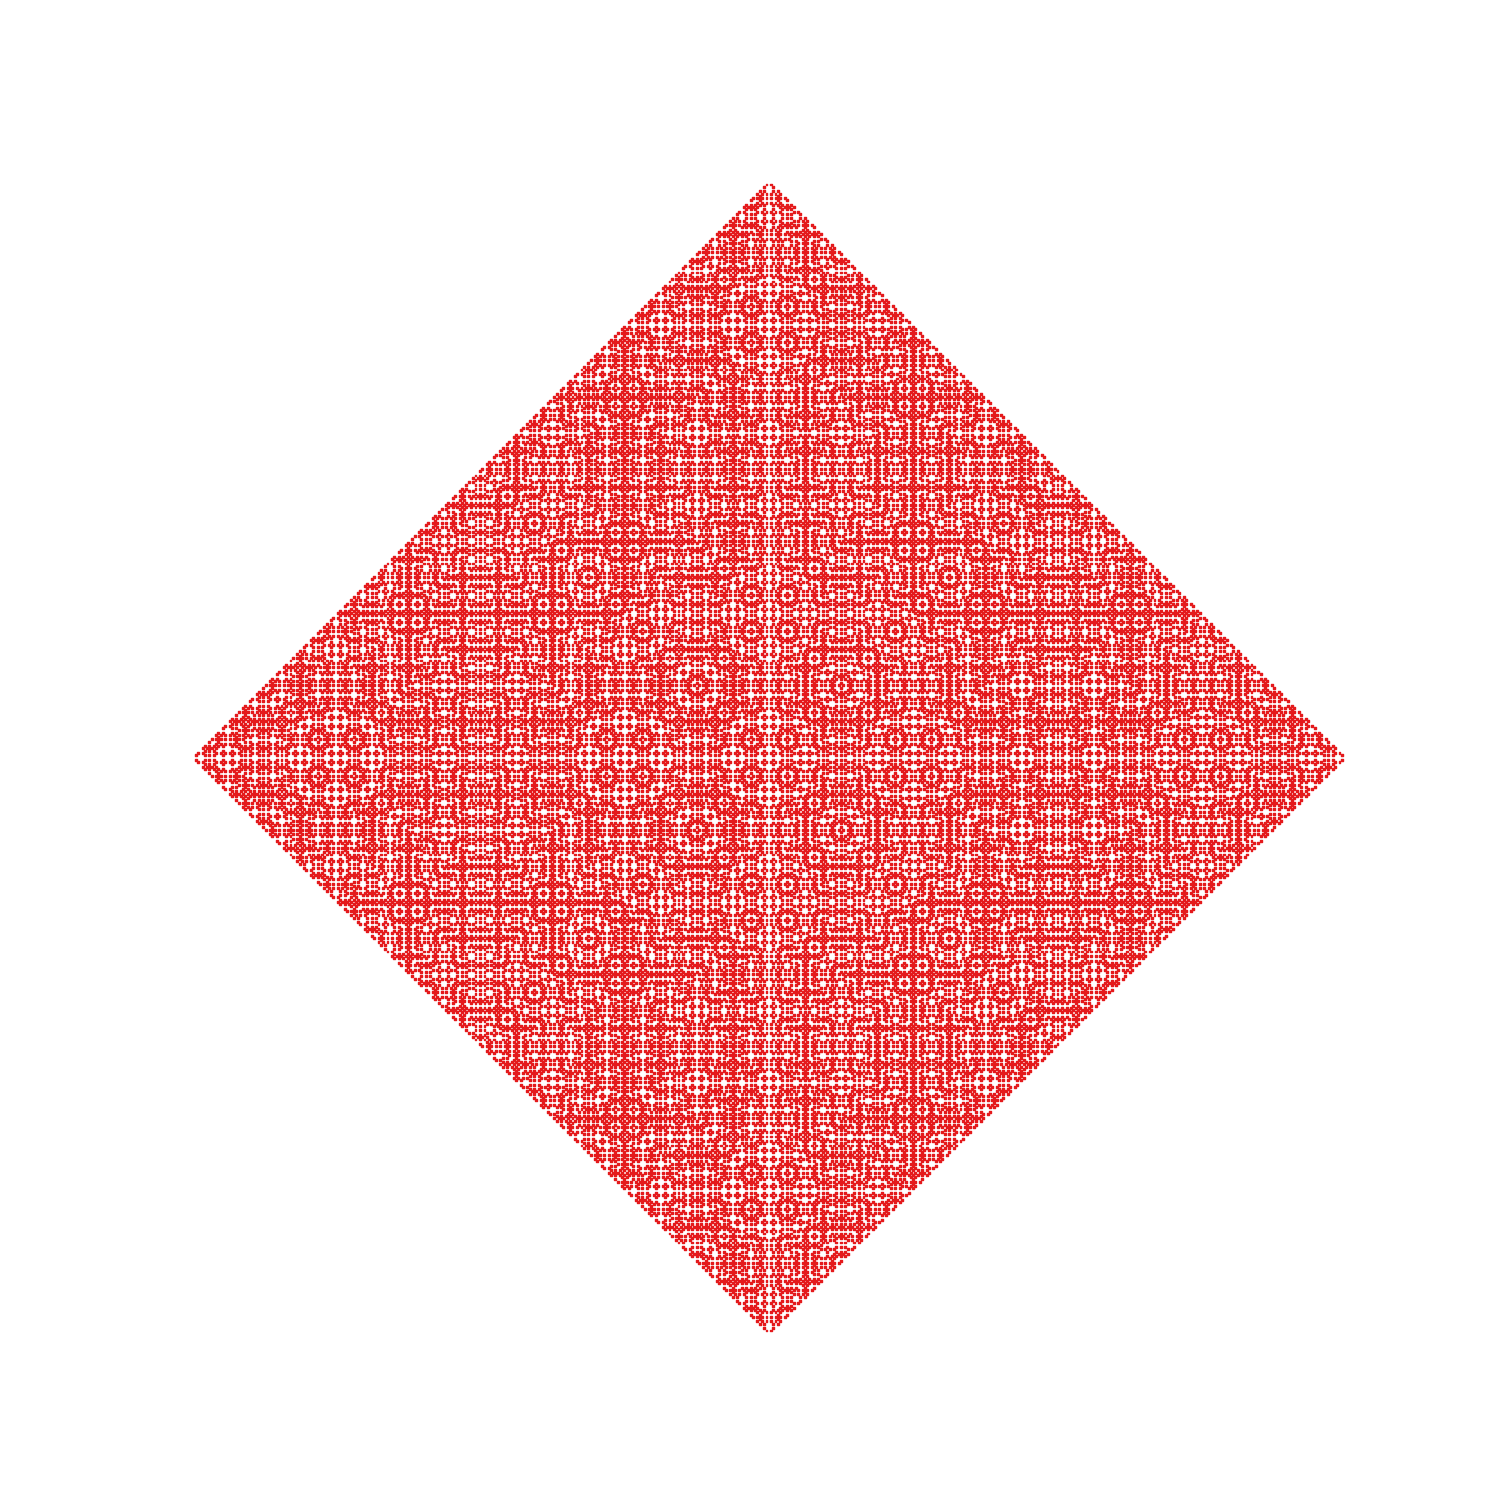

Here is the Python script that generated this plot:
import matplotlib.pyplot as plt
from itertools import chain

GENERATORS = {"a", "b", "a_inv", "b_inv"}
FIGSIZE = (15, 15)
MARKER_SIZE = 2
MAX_ORDER = 9
EXCLUDE = False
KNOT_FILTER = lambda braid: get_num_components(braid) == 1


def generate_braids(max_order, parent_braid=(), exclude_redundant=True):
    """
    Generate all possible braids of order 0 to max_order
    """
    if len(parent_braid) == max_order:
        return [parent_braid]

    redundant_op = None
    if parent_braid and exclude_redundant:
        prev_op = parent_braid[-1]
        redundant_op = prev_op[0] if prev_op.endswith("_inv") else prev_op + "_inv"

    braids = []
    for g in GENERATORS - {redundant_op}:
        new_braid = parent_braid + (g,)
        braids.extend(generate_braids(max_order, new_braid, exclude_redundant))
    return braids


def get_braid_pos(braid):
    """
    Get the positional embedding of a braid in the free group cayley graph
    """
    pos = [0, 0]
    for i, op in enumerate(braid):
        op_sign = -1 if op.endswith("_inv") else 1
        if op[0] == "a":
            pos[0] += op_sign * (1 / 2) ** i
        elif op[0] == "b":
            pos[1] += op_sign * (1 / 2) ** i
    return pos


def get_num_components(braid):
    """
    Get the number of connected components in the braid
    """
    perm = list(range(3))
    for op in braid:
        if op[0] == "a":
            perm[0], perm[1] = perm[1], perm[0]
        elif op[0] == "b":
            perm[1], perm[2] = perm[2], perm[1]
    mismatches = sum(perm[i] != i for i in range(3))
    return {0: 3, 2: 2, 3: 1}[mismatches]


if __name__ == "__main__":
    print("Generating braids...")
    braids = list(
        chain(
            *[generate_braids(i, exclude_redundant=EXCLUDE) for i in range(MAX_ORDER)]
        )
    )
    print(f"Generated {len(braids)} braids")

    if KNOT_FILTER:
        print("Filtering braids...")
        braids = [braid for braid in braids if KNOT_FILTER(braid)]
        print(f"Filtered to {len(braids)} braids")

    print("Computing braid positions...")
    braid_positions = [get_braid_pos(braid) for braid in braids]

    print("Computing number of components...")
    num_components = [get_num_components(braid) for braid in braids]

    print("Plotting...")
    plt.figure(figsize=FIGSIZE)
    plt.axis("equal")
    plt.axis("off")
    plt.xlim(-2, 2)
    plt.ylim(-2, 2)
    plt.scatter(
        [pos[0] for pos in braid_positions],
        [pos[1] for pos in braid_positions],
        c=num_components,
        cmap="Set1",
        s=MARKER_SIZE,
        marker="s",
    )
    plt.savefig("free_cayley.png")
    plt.show()
